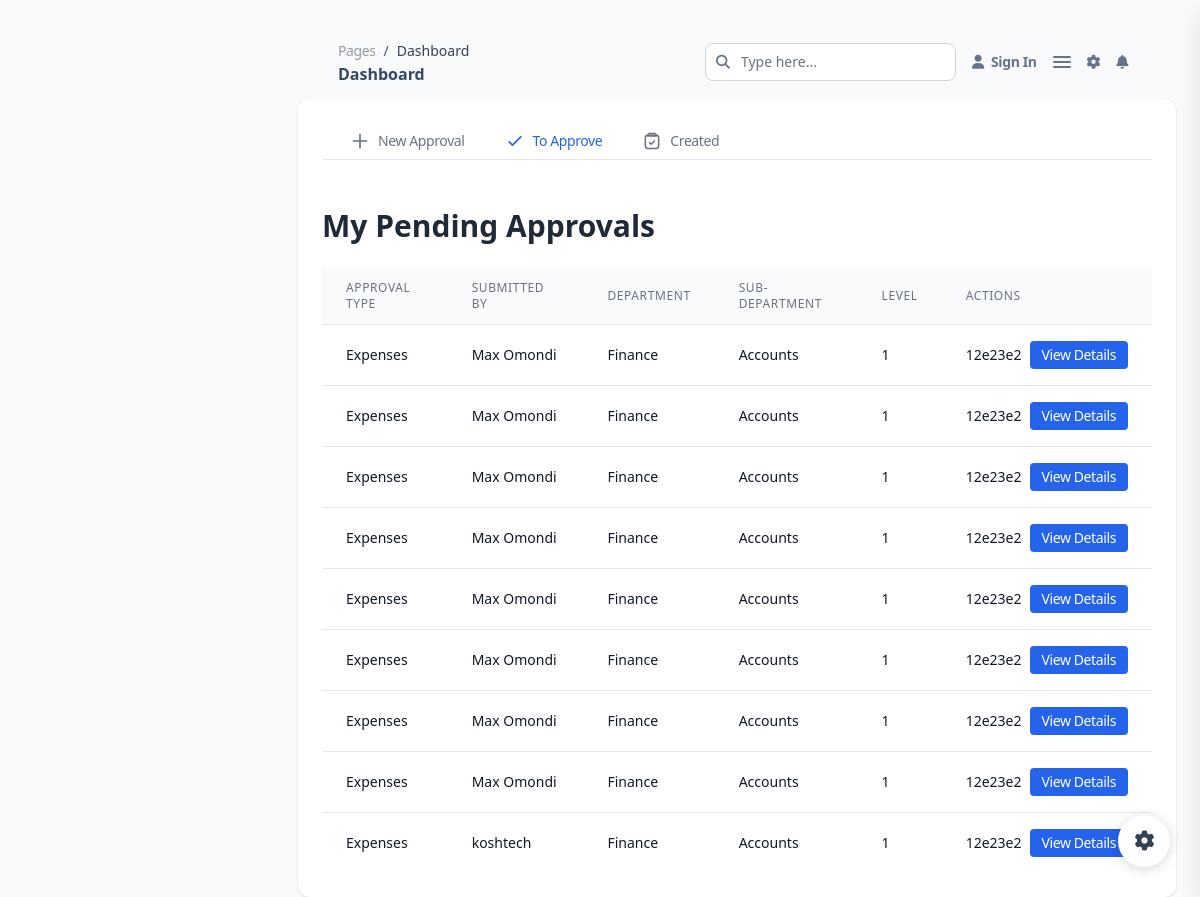
The page /approvals/my-pending/ (signed in) on the database its author committed.
### approvals/models.py (models this page shows, shortened)
class ApprovalRecord(models.Model):
    STATUS_CHOICES = [
        ("pending", "Pending"),
        ("approved", "Approved"),
        ("rejected", "Rejected"),
        ("notified", "Notified"),
    ]
    approval_type = models.ForeignKey(ApprovalType, on_delete=models.CASCADE)
    approver = models.ForeignKey(Employee, on_delete=models.CASCADE, related_name="approvals")
    creator = models.ForeignKey(Employee, on_delete=models.CASCADE, related_name="created_approvals")
    content_type = models.ForeignKey(ContentType, on_delete=models.CASCADE, blank=True, null=True)
    object_id = models.PositiveIntegerField(blank=True, null=True)
    content_object = GenericForeignKey("content_type", "object_id")
    level = models.PositiveIntegerField(default=1)
    status = models.CharField(max_length=20, choices=STATUS_CHOICES, default="pending")
    comment = models.TextField(blank=True, null=True)
    approved_at = models.DateTimeField(blank=True, null=True)
    is_proper_approver = models.BooleanField(default=True)
    was_notified = models.BooleanField(default=False)
    rich_content = HTMLField(blank=True, null=True)
    created_at = models.DateTimeField(auto_now_add=True)
    updated_at = models.DateTimeField(auto_now=True)

class ApprovalType(models.Model):
    name = models.CharField(max_length=100, unique=True)
    description = models.TextField(blank=True, null=True)

### users/models.py (models this page shows, shortened)
class Employee(models.Model):
    EMPLOYMENT_TYPE_CHOICES = [
        ('full_time', 'Full-Time'),
        ('part_time', 'Part-Time'),
        ('contract', 'Contract'),
        ('intern', 'Intern'),
    ]
    GENDER_CHOICES = [
        ('male', 'Male'),
        ('female', 'Female'),
        ('other', 'Other'),
    ]
    MARITAL_STATUS_CHOICES = [
        ('single', 'Single'),
        ('married', 'Married'),
        ('divorced', 'Divorced'),
        ('widowed', 'Widowed'),
    ]
    JOB_STATUS_CHOICES = [
        ('active', 'Active'),
        ('suspended', 'Suspended'),
        ('terminated', 'Terminated'),
        ('resigned', 'Resigned'),
    ]
    employee_code = models.CharField(max_length=20, unique=True)
    full_name = models.CharField(max_length=255, null=True)
    phone_number = models.CharField(max_length=20,null=True)
    date_of_joining = models.DateField(null=True, blank=True)
    department = models.ForeignKey(Department, on_delete=models.SET_NULL, null=True, blank=True)
    sub_department = models.ForeignKey(SubDepartment, on_delete=models.SET_NULL, null=True, blank=True)
    stations = models.ManyToManyField(
        "attendance.Station",
        related_name="employees",
        blank=True
    )
    job_position = models.CharField(max_length=255, blank=True, null=True)
    employment_type = models.CharField(max_length=50, choices=[("full_time", "Full Time"), ("part_time", "Part Time"), ("contract", "Contract")])
    gender = models.CharField(max_length=10,null=True, choices=[("male", "Male"), ("female", "Female"), ("other", "Other")])
    marital_status = models.CharField(max_length=15,null=True, choices=[("single", "Single"), ("married", "Married"), ("divorced", "Divorced")])
    job_status = models.CharField(max_length=20, choices=[("active", "Active"), ("inactive", "Inactive")])
    national_id = models.CharField(max_length=20, blank=True, null=True)
    date_of_birth = models.DateField(null=True, blank=True)
    address = models.TextField(blank=True, null=True)
    bank_account_number = models.CharField(max_length=30, blank=True, null=True)
    bank_name = models.CharField(max_length=100, blank=True, null=True)
    next_of_kin_name = models.CharField(max_length=255, blank=True, null=True)
    next_of_kin_relationship = models.CharField(max_length=100, blank=True, null=True)
    next_of_kin_phone = models.CharField(max_length=20, blank=True, null=True)
    documents = models.FileField(upload_to="employee_docs/", blank=True, null=True)
    profile_image = models.ImageField(
        upload_to="employee_photos/",
        null=True,
        blank=True,
        help_text="Upload employee profile picture"
    )
    created_at = models.DateTimeField(auto_now_add=True)
    updated_at = models.DateTimeField(auto_now=True)
    bank_account_number = models.CharField(max_length=30, blank=True, null=True)
    bank_name = models.CharField(max_length=100, blank=True, null=True)
    basic_salary = models.DecimalField(
        max_digits=10, decimal_places=2,
        default=0,
        help_text="Base salary of the employee"
    )
    allowances = models.ManyToManyField(
        'payroll.Allowance',
        blank=True,
        related_name='employees',
        help_text="Allowances applicable to this employee"
    )
    overtime_rate = models.DecimalField(
        max_digits=10, decimal_places=2,
        default=0,
        help_text="Standard overtime rate per hour"
    )
    night_overtime_rate = models.DecimalField(
        max_digits=10, decimal_places=2,
        default=0,
        help_text="Night overtime rate per hour"
    )
    weekend_overtime_rate = models.DecimalField(
        max_digits=10, decimal_places=2,
        default=0,
        help_text="Weekend overtime rate per hour"
    )

class Department(models.Model):
    name = models.CharField(max_length=100, unique=True)
    description = models.TextField(blank=True, null=True)

class SubDepartment(models.Model):
    department = models.ForeignKey(Department, on_delete=models.CASCADE, related_name="sub_departments")
    name = models.CharField(max_length=100)
    description = models.TextField(blank=True, null=True)
    class Meta:
        unique_together = ('department', 'name')

### approvals/web/views.py (the view)
# urls.py: path("my-pending/", web_views.my_pending_approvals, name="my-pending-approvals"),
def my_pending_approvals(request):
    employee_code = request.user.username  # Assuming username == employee_code
    try:
        employee = Employee.objects.get(employee_code=employee_code)
    except Employee.DoesNotExist:
        return render(request, "approvals/pending_approvals.html", {"approvals": []})
    pending_approvals = ApprovalRecord.objects.filter(
        status="pending"
    ).select_related("creator", "approval_type")
    my_approvals = []
    for approval in pending_approvals:
        flows = ApprovalFlow.objects.filter(
            approval_type=approval.approval_type,
            is_active=True
        ).order_by("level")
        current_level = approval.level or 1
        current_flow = flows.filter(level=current_level).first()
        if current_flow:
            dept_match = (current_flow.department is None or current_flow.department == employee.department)
            sub_dept_match = (current_flow.sub_department is None or current_flow.sub_department == employee.sub_department)
            if current_flow.approver == employee and dept_match and sub_dept_match:
                my_approvals.append(approval)
    my_approvals = sorted(my_approvals, key=lambda x: x.created_at, reverse=True)
    return render(request, "approvals/pending_approvals.html", {"approvals": my_approvals})

### approvals/templates/approvals/pending_approvals.html (shortened to what this page needs)
{% extends "configs/base.html" %}
{% load static %}
{% block content %}
<main class="ease-soft-in-out xl:ml-68.5 relative h-full max-h-screen rounded-xl transition-all duration-200 p-6">
  {% include 'configs/partials/main-top-nav.html' %}
  <div class="bg-white rounded-xl shadow p-6 max-w-6xl mx-auto">
    {% include 'approvals/partials/approval_tabs.html' %}
    <br>
    <h6 class="text-3xl font-semibold mb-6 text-gray-800">My Pending Approvals</h6>
    {% if approvals %}
      <div class="overflow-x-auto">
        <table class="min-w-full divide-y divide-gray-200">
          <thead class="bg-gray-50">
            <tr>
              <th class="px-6 py-3 text-left text-xs font-medium text-gray-500 uppercase tracking-wider">Approval Type</th>
              <th class="px-6 py-3 text-left text-xs font-medium text-gray-500 uppercase tracking-wider">Submitted By</th>
              <th class="px-6 py-3 text-left text-xs font-medium text-gray-500 uppercase tracking-wider">Department</th>
              <th class="px-6 py-3 text-left text-xs font-medium text-gray-500 uppercase tracking-wider">Sub-Department</th>
              <th class="px-6 py-3 text-left text-xs font-medium text-gray-500 uppercase tracking-wider">Level</th>
              <th class="px-6 py-3 text-left text-xs font-medium text-gray-500 uppercase tracking-wider">Actions</th>
            </tr>
          </thead>
          <tbody class="bg-white divide-y divide-gray-200">
            {% for approval in approvals %}
              <tr>
                <td class="px-6 py-4 whitespace-nowrap text-sm text-gray-900">{{ approval.approval_type.name }}</td>
                <td class="px-6 py-4 whitespace-nowrap text-sm text-gray-900">{{ approval.creator.full_name }}</td>
                <td class="px-6 py-4 whitespace-nowrap text-sm text-gray-900">{{ approval.creator.department.name }}</td>
                <td class="px-6 py-4 whitespace-nowrap text-sm text-gray-900">{{ approval.creator.sub_department.name }}</td>
                <td class="px-6 py-4 whitespace-nowrap text-sm text-gray-900">{{ approval.level }}</td>
                <td class="px-6 py-4 whitespace-nowrap text-sm text-gray-900 flex space-x-2 items-center">
                12e23e2
                  <a href="{% url 'approval-detail' approval.id %}"
                     class="bg-blue-600 text-white px-3 py-1 rounded hover:bg-blue-700 transition text-sm">
                     View Details
                  </a>
                </td>
              </tr>
            {% endfor %}
          </tbody>
        </table>
      </div>
    {% else %}
      <p class="text-gray-500 text-center py-6">No pending approvals found.</p>
    {% endif %}
  </div>
</main>
{% endblock %}

### rows shown on the page
ApprovalRecord: approval_type.name "Expenses", creator.full_name "Max Omondi", creator.department.name "Finance", creator.sub_department.name "Accounts", level "1"
ApprovalRecord: approval_type.name "Expenses", creator.full_name "Max Omondi", creator.department.name "Finance", creator.sub_department.name "Accounts", level "1"
ApprovalRecord: approval_type.name "Expenses", creator.full_name "Max Omondi", creator.department.name "Finance", creator.sub_department.name "Accounts", level "1"
ApprovalRecord: approval_type.name "Expenses", creator.full_name "Max Omondi", creator.department.name "Finance", creator.sub_department.name "Accounts", level "1"
ApprovalRecord: approval_type.name "Expenses", creator.full_name "Max Omondi", creator.department.name "Finance", creator.sub_department.name "Accounts", level "1"
ApprovalRecord: approval_type.name "Expenses", creator.full_name "Max Omondi", creator.department.name "Finance", creator.sub_department.name "Accounts", level "1"
ApprovalRecord: approval_type.name "Expenses", creator.full_name "Max Omondi", creator.department.name "Finance", creator.sub_department.name "Accounts", level "1"
ApprovalRecord: approval_type.name "Expenses", creator.full_name "Max Omondi", creator.department.name "Finance", creator.sub_department.name "Accounts", level "1"
ApprovalRecord: approval_type.name "Expenses", creator.full_name "koshtech", creator.department.name "Finance", creator.sub_department.name "Accounts", level "1"
